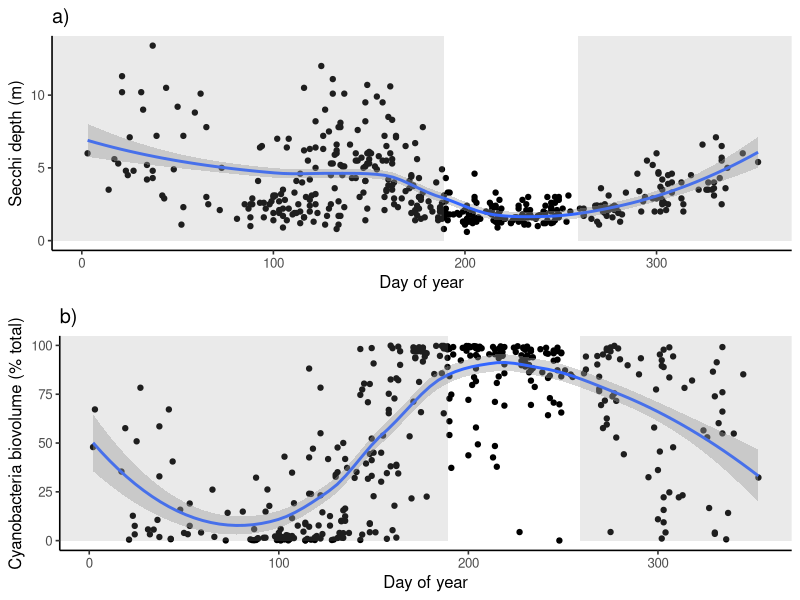
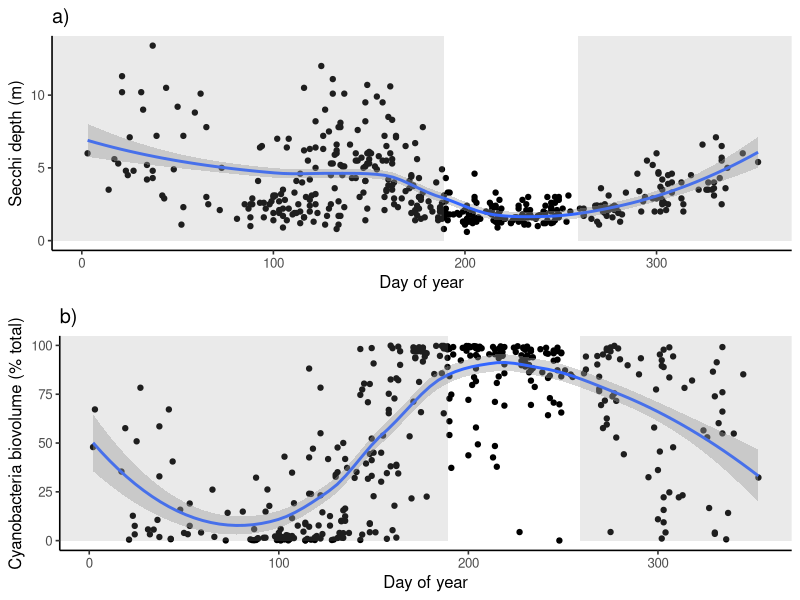

The R source for these figures, in order: (Note: this script raises an error after producing the figures.)
## ---- chunk 1
library(dplyr) #needed for reshaping/reformating data
library(ggplot2) #needed for plots
library(ggpubr) #needed to plot mupltiple plots together
## ---- chunk 2
### load the Secchi disk depth data ###
Secchi<- read.csv(file="Original_data/ntl31_v9_secchi.csv")

### load the phytoplankton cell count data ###
phyto<-read.csv(file="Original_data/ntl88_v13_phytoplankton.csv", header=TRUE)
## ---- chunk 3
Me_cyanoRB<- phyto %>%
  mutate(sampledate=as.Date(sampledate, origin="1899-12-30")) %>% #tells R to format field as Datey
  filter(lakeid=="ME", #filter for Lake Mendota data
         depth_range=="0-8m", #filter for data from integrated samples 0 to 8m
         division=="Cyanophyta") %>% #filter for cyanobacteria data
  group_by(sampledate) %>% #group all observations by sample date
  summarize(cyano_relbiovol=sum(relative_total_biovolume), #add all observations of cyanobacteria biovolumes together for each sample date
            CD_cellsmL=sum(cells_per_ml)) %>% #adds all the cyanobacteria cells/mL together for each sample date
  filter(cyano_relbiovol<=100) #remove any invalid records (>100%  not valid entry)
## ---- chunk 4
Me_Secchi<- Secchi %>%
  mutate(sampledate=as.Date(sampledate, origin="1899-12-30"),#tells R to format field as Date
         SD_m=secnview) %>% #adds units to field
  filter(lakeid=="ME") %>% #filter for Lake Mendota data
  select(sampledate, SD_m) #select the fields needed
## ---- chunk 5
### merging the two data files ###
SIfig4_data<- merge(Me_cyanoRB, Me_Secchi, by=c("sampledate"),
                       all=TRUE)  #merges data frames and keeps all records 
### reformatting dates ###
SIfig4_data<- SIfig4_data %>%
  mutate(Yr=as.numeric(format(sampledate, "%Y")), #renames field
         daynum=as.numeric(format(sampledate, "%j"))) #adds field with day
## ---- chunk 6
### plot Secchi depth by day of year ###
SIfig4a<- ggplot(data=SIfig4_data, aes(x=daynum, y=SD_m)) + #plots SD across day
  geom_point() + #plots observations as points
  theme_classic(base_size=12) +
  geom_smooth() + #adds regression curve
  labs(x="Day of year", y="Secchi depth (m)", title="a)") +
  annotate('rect', fill='gray60', alpha=.2, #creates a shadow box 
           xmin=-Inf, xmax=189, ymin=0, ymax=Inf) +#shadow box highlights CyanoHAB season
  annotate('rect', fill='gray60', alpha=.2, #creates a shadow box 
           xmin=259, xmax=Inf, ymin=0, ymax=Inf)  #shadow box highlights CyanoHAB season
## ---- chunk 7
### plot cyanobacteria relative biovolume by day of year ###
SIfig4b <- ggplot(data=SIfig4_data, aes(x=daynum, y=cyano_relbiovol)) + #plots cyano RB across day
  geom_point() + #plots observations as points
  theme_classic(base_size=12) +
  geom_smooth() + #adds regression curve
  labs(x="Day of year", 
       y="Cyanobacteria biovolume (% total)", title="b)") +
  annotate('rect', fill='gray60', alpha=.2, #creates a shadow box 
           xmin=-Inf, xmax=189, ymin=0, ymax=Inf) +#shadow box highlights CyanoHAB season
  annotate('rect', fill='gray60', alpha=.2, #creates a shadow box 
           xmin=259, xmax=Inf, ymin=0, ymax=Inf)  #shadow box highlights CyanoHAB season
SIfig4<- ggarrange(SIfig4a, SIfig4b, nrow=2, ncol=1) #plot figures together
SIfig4 #print figure
ggsave(SIfig4, file="Products/SI_figures/Figure4_color.png") #saves plot to Products folder
write.csv(SIfig4_data, file="Products/SI_figures/Figure4_data.csv") #save data used to make figure
